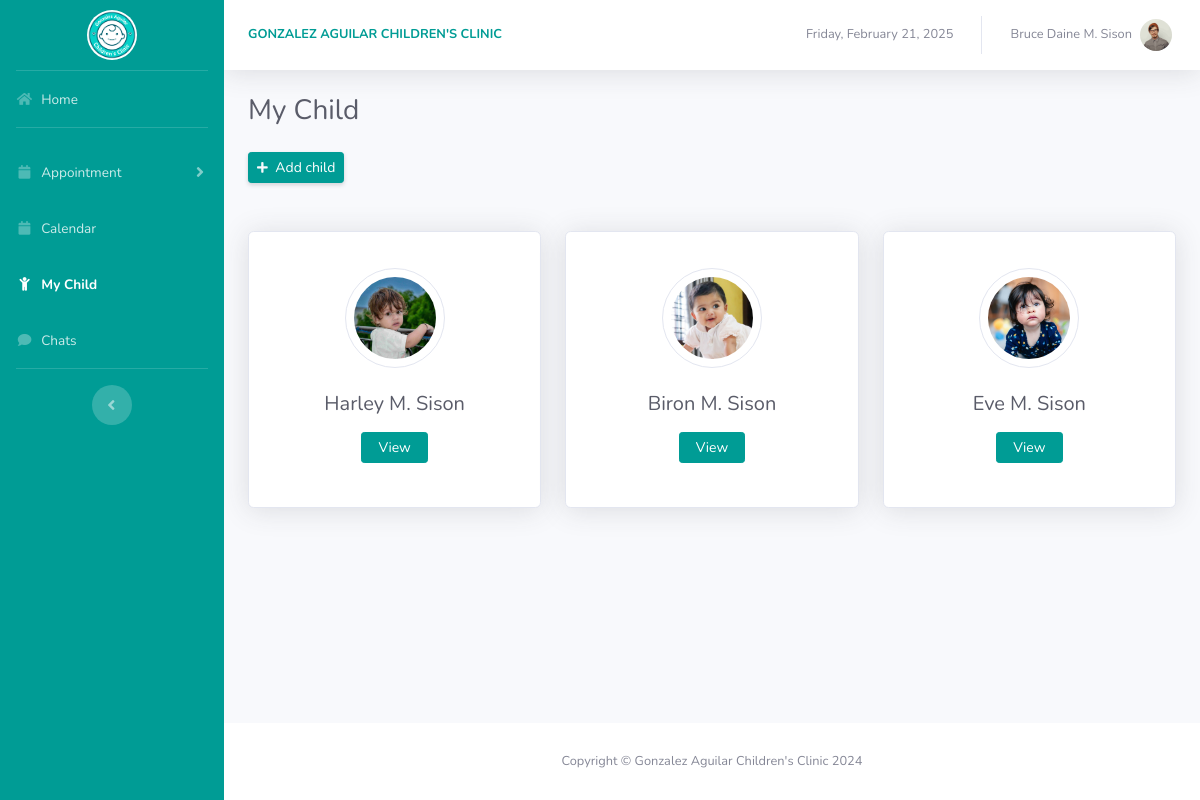
The page /parent/my_child.php (signed in) on the database its author committed.
### tables this page shows
CREATE TABLE `user_tbl` (
  `user_id` int(11) NOT NULL,
  `unique_id` int(255) NOT NULL,
  `user_type` varchar(255) NOT NULL,
  `u_fname` varchar(255) NOT NULL,
  `u_m_name` varchar(255) NOT NULL,
  `u_lname` varchar(255) NOT NULL,
  `email` varchar(255) NOT NULL,
  `contact_no` varchar(10) NOT NULL,
  `pass` varchar(255) NOT NULL,
  `barangay` varchar(255) NOT NULL,
  `street` varchar(255) NOT NULL,
  `city` varchar(255) NOT NULL,
  `state` varchar(255) NOT NULL,
  `zipcode` varchar(255) NOT NULL,
  `relationship` varchar(255) NOT NULL,
  `status` varchar(255) NOT NULL,
  `session_status` varchar(255) NOT NULL,
  `profile_image` varchar(255) NOT NULL,
  `id_front` varchar(255) NOT NULL,
  `id_back` varchar(255) NOT NULL,
  `code` mediumint(50) NOT NULL
);

CREATE TABLE `child_tbl` (
  `child_id` int(11) NOT NULL,
  `parent_id` int(11) NOT NULL,
  `c_fname` varchar(255) NOT NULL,
  `c_m_name` varchar(255) NOT NULL,
  `c_lname` varchar(255) NOT NULL,
  `birth_date` date NOT NULL,
  `birth_time` time NOT NULL,
  `gender` varchar(255) NOT NULL,
  `m_fname` varchar(255) NOT NULL,
  `m_m_name` varchar(255) NOT NULL,
  `m_lname` varchar(255) NOT NULL,
  `f_fname` varchar(255) NOT NULL,
  `f_m_name` varchar(255) NOT NULL,
  `f_lname` varchar(255) NOT NULL,
  `g_fname` varchar(255) NOT NULL,
  `g_m_name` varchar(255) NOT NULL,
  `g_lname` varchar(255) NOT NULL,
  `mother_contact` varchar(10) NOT NULL,
  `father_contact` varchar(10) NOT NULL,
  `guardian_contact` varchar(10) NOT NULL,
  `hospital` varchar(255) NOT NULL,
  `obstretician` varchar(255) NOT NULL,
  `pediatrician` varchar(255) NOT NULL,
  `type_of_delivery` varchar(255) NOT NULL,
  `weight` varchar(10) NOT NULL,
  `height` varchar(10) NOT NULL,
  `head` varchar(10) NOT NULL,
  `chest` varchar(10) NOT NULL,
  `apgar` varchar(255) NOT NULL,
  `blood_type` varchar(255) NOT NULL,
  `eye_color` varchar(255) NOT NULL,
  `hair_color` varchar(255) NOT NULL,
  `marks` varchar(255) NOT NULL,
  `child_pic` varchar(255) NOT NULL
);

### parent/includes/functions.php (called while the page is built, shortened)
<?php
include_once "Pdo.php";
class Functions
{
  private $con;
  public function __construct($db)
  {
    $this->con = $db;
  }
  public function showMyChild($parent_id)
  {
    $stmt = $this->con->prepare('SELECT * FROM child_tbl WHERE parent_id = ?');
    $stmt->execute([$parent_id]);
    return $stmt->fetchAll();
  }
  public function parentInfo($parent_id)
  {
    $stmt = $this->con->prepare('SELECT * FROM user_tbl WHERE user_id = ?');
    $stmt->execute([$parent_id]);
    return $stmt->fetch();
  }
}
$functions = new Functions($db);
?>

### parent/my_child.php (the view, shortened to what this page needs)
<?php
require "includes/functions.php";
if (!isset($_SESSION['parent_loggedin'])) {
    header("Location: access_denied.php");
    exit;
} else {
    $parent_id = $_SESSION["parent_id"];
    $parent_info = $functions->parentInfo($parent_id);
    $child = $functions->showMyChild($parent_id);
    $current_page = basename($_SERVER['PHP_SELF']);
    $my_child = '';
    if ($current_page == 'my_child.php') {
        $my_child = 'active';
    }
}
?>
<!DOCTYPE html>
<html lang="en">
<head>
    <?php include './libraries/libraries.php'; ?>
</head>
<body id="page-top">
    <div id="wrapper">
        <?php include './includes/sidebar.php'; ?>
        <div id="content-wrapper" class="d-flex flex-column">
            <div id="content">
                <?php include './includes/topbar.php'; ?>
                <div class="container-fluid">
                    <div class="mb-4">
                        <h1 class="h3 mb-0 text-gray-800">My Child</h1>
                    </div>
                    <a href="add_child.php" class="btn btn-sm btn-main shadow-sm">
                        <i class="fas fa-plus fa-sm mr-1 text-light"></i> Add child
                    </a>
                    <?php if (!empty($child)) { ?>
                        <div class="row my-5 d-flex align-items-center h-100">
                            <?php
                            foreach ($child as $row) {
                                $c_m_name = $row['c_m_name'];
                                $c_name = explode(' ', $c_m_name);
                                if (count($c_name) > 1) {
                                    $cmname = strtoupper(substr($c_name[0], 0, 1)) . strtoupper(substr($c_name[1], 0, 1)) . '.';
                                } else {
                                    $cmname = strtoupper(substr($c_m_name, 0, 1)) . '.';
                                }
                                ?>
                                <div class="col-md-4 mb-4">
                                    <div class="card shadow">
                                        <div class="card-body text-center">
                                            <div class="mt-3 mb-4">
                                                <img src="<?php echo htmlspecialchars($row['child_pic']); ?>"
                                                    class="rounded-circle img-fluid border p-2"
                                                    style="width: 100px; height: 100px" />
                                            </div>
                                            <h5 class="mb-3 text-dark">
                                                <?php echo $row['c_fname'] . ' ' . $cmname . ' ' . $row['c_lname']; ?>
                                            </h5>
                                            <a href="view_child.php?child_id=<?php echo $row['child_id']; ?>"
                                                class="btn btn-sm btn-main btn-rounded btn-md px-3 mb-4">View</a>
                                        </div>
                                    </div>
                                </div>
                                <?php
                            }
                            ?>
                        </div>
                    <?php } ?>
                </div>
            </div>
            <?php include './includes/footer.php'; ?>
        </div>
    </div>
</body>
</html>

### parent/libraries/libraries.php (shortened to what this page needs)
<link href="./vendor/fontawesome-free/css/all.min.css" rel="stylesheet" type="text/css">
<link href="./css/sb-admin-2.min.css" rel="stylesheet">
<link href="./css/images.css" rel="stylesheet">
<link href="./css/main-theme.css" rel="stylesheet">
<link href="./css/secondary-theme.css" rel="stylesheet">
<link href="./css/loadings.css" rel="stylesheet">
<link href="./vendor/datatables/dataTables.bootstrap4.min.css" rel="stylesheet">

### parent/includes/sidebar.php (shortened to what this page needs)
<ul class="navbar-nav bg-main sidebar sidebar-dark accordion" id="accordionSidebar">
  <a class="sidebar-brand d-flex align-items-center justify-content-center" href="index.php">
    <div class="sidebar-brand-icon">
      <img class="rounded-circle logo-dashboard" src="./img/Clinic logo.png" alt="...">
    </div>
  </a>
  <hr class="sidebar-divider my-0">
  <li class="nav-item <?php echo $active; ?>">
    <a class="nav-link" href="index.php">
      <i class="fas fa-fw fa-home"></i>
      <span>Home</span></a>
  </li>
  <hr class="sidebar-divider">
  <li class="nav-item <?php echo $appointment_menu; ?>">
    <a class="nav-link collapsed" href="#" data-toggle="collapse" data-target="#collapseTwo" aria-expanded="true"
      aria-controls="collapseTwo">
      <i class="fas fa-fw fa-calendar"></i>
      <span>Appointment</span>
    </a>
  </li>
  <li class="nav-item <?php echo $calendar_active; ?>">
    <a class="nav-link" href="calendar.php">
      <i class="fas fa-fw fa-calendar"></i>
      <span>Calendar</span></a>
  </li>
  <li class="nav-item <?php echo $my_child; ?>">
    <a class="nav-link" href="my_child.php">
      <i class="fas fa-fw fa-child"></i>
      <span>My Child</span></a>
  </li>
  <li class="nav-item <?php echo $chat; ?>">
    <a class="nav-link" href="chats.php">
      <i class="fas fa-fw fa-comment"></i>
      <span>Chats</span>
    </a>
  </li>
  <hr class="sidebar-divider d-none d-md-block">
  <div class="text-center d-none d-md-inline">
    <button class="rounded-circle border-0" id="sidebarToggle"></button>
  </div>
</ul>

### parent/includes/topbar.php (shortened to what this page needs)
<nav class="navbar navbar-expand navbar-light bg-white topbar mb-4 static-top shadow">
    <span class="topbar-name small ml-2 text-uppercase font-weight-bold text-main">
        gonzalez aguilar children's clinic
    </span>
    <ul class="navbar-nav ml-auto">
        <li class="nav-item current-date">
            <span class="nav-link small text-secondary">
                <?php
                echo date('l, F j, Y');
                ?>
            </span>
        </li>
        <li class="nav-item dropdown no-arrow">
            <a class="nav-link dropdown-toggle" href="#" id="userDropdown" role="button" data-toggle="dropdown"
                aria-haspopup="true" aria-expanded="false">
                <span class="mr-2 d-none d-lg-inline text-gray-600 small">
                    <?php
                    $current_user = $parent_info['u_m_name'];
                    $middle_i = explode(' ', $current_user);
                    if (count($middle_i) > 1) {
                        $initials1 = strtoupper(substr($middle_i[0], 0, 1)) . strtoupper(substr($middle_i[1], 0, 1)) . '.';
                    } else {
                        $initials1 = strtoupper(substr($current_user, 0, 1)) . '.';
                    }
                    ?>
                    <?php echo $parent_info['u_fname'] . ' ' . $initials1 . ' ' . $parent_info['u_lname']; ?>
                </span>
                <img class="img-profile rounded-circle"
                    src="<?php echo htmlspecialchars($parent_info['profile_image']); ?>">
            </a>
        </li>
    </ul>
</nav>

### parent/includes/footer.php
<footer class="sticky-footer bg-white">
  <div class="container my-auto">
      <div class="copyright text-center my-auto">
          <span>Copyright &copy; Gonzalez Aguilar Children's Clinic 2024</span>
      </div>
  </div>
</footer>

### parent/css/images.css (style rules this page uses)
.logo-dashboard { height: 50px; width: 50px; }

### parent/css/main-theme.css (style rules this page uses)
.bg-main { background-color: #009c95 !important; }
body { overflow: auto; -ms-overflow-style: none; scrollbar-width: none; }
.text-main { color: #009c95 !important; }
.btn-main { color: #fff; background-color: #009c95; border-color: #009c95; }
.dropdown { position: relative; display: inline-block; }

### rows shown on the page
user_tbl: u_fname "Bruce Daine", u_m_name "M.", u_lname "Sison", profile_image (picture)
child_tbl: child_pic (picture), c_fname "Harley", c_m_name "M.", c_lname "Sison"
child_tbl: child_pic (picture), c_fname "Biron", c_m_name "M.", c_lname "Sison"
child_tbl: child_pic (picture), c_fname "Eve", c_m_name "M.", c_lname "Sison"
